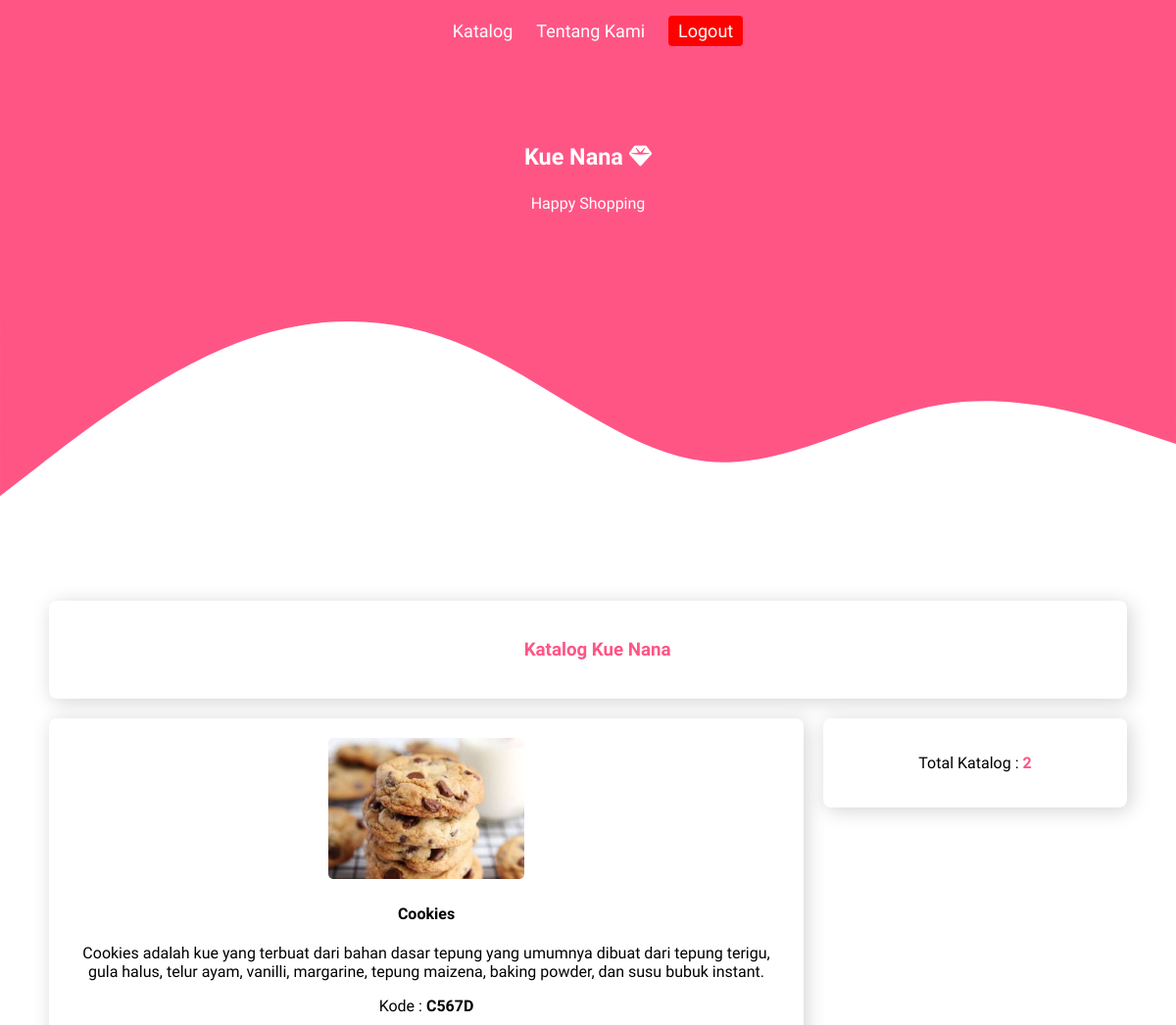
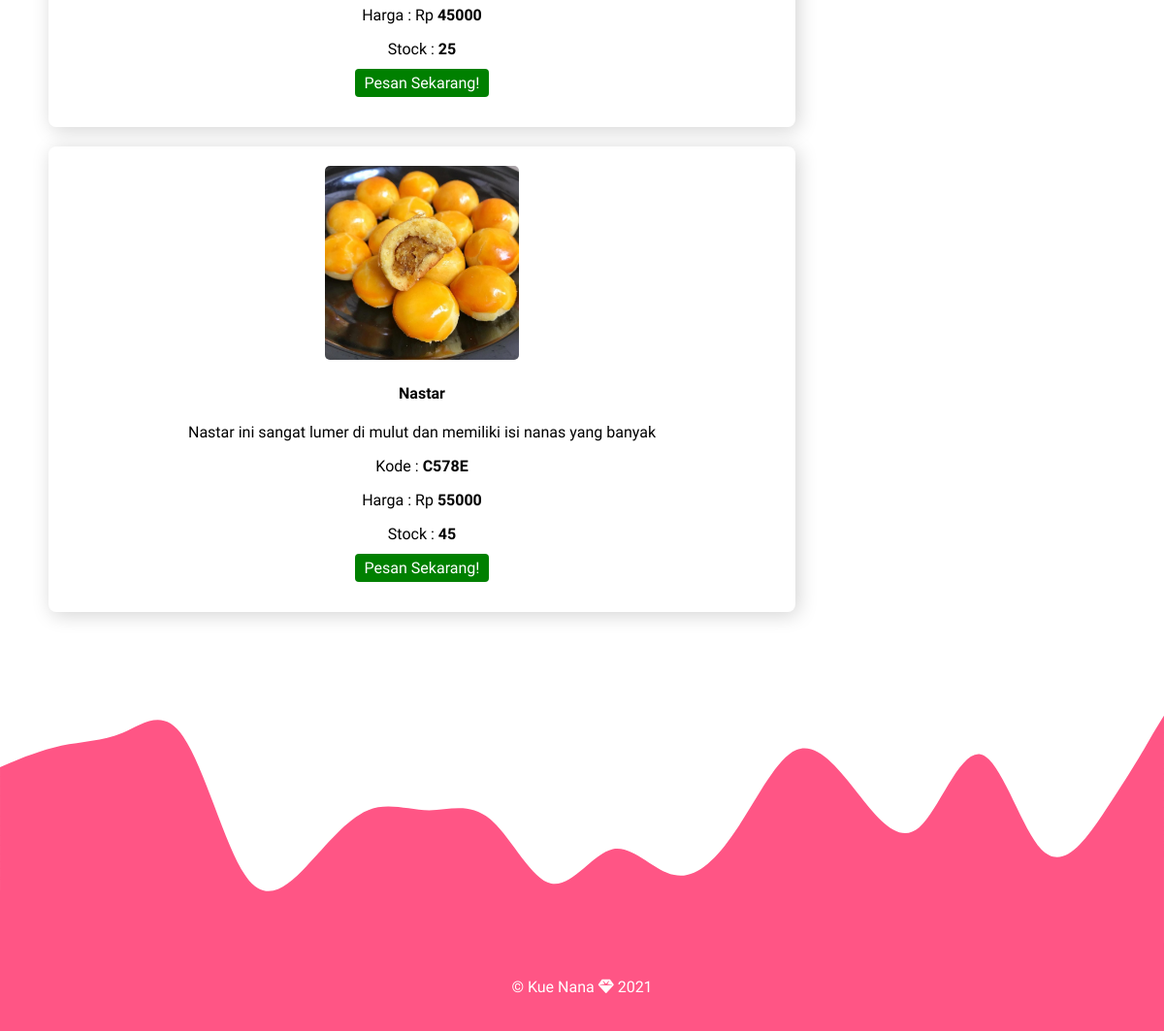
/katalog.php (signed in), run on the app's committed database (2 pictures, top to bottom).
### tables this page shows
CREATE TABLE `produk` (
  `id` int(11) NOT NULL,
  `gambar` varchar(200) NOT NULL,
  `kode_brg` varchar(200) NOT NULL,
  `nama` varchar(200) NOT NULL,
  `deskripsi` varchar(10000) NOT NULL,
  `harga` double NOT NULL,
  `stok` int(11) NOT NULL
);

### katalog.php (the view, shortened to what this page needs)
<?php
require 'functions.php';
$produk = mysqli_query($conn, "SELECT * FROM produk");
$total_produk = mysqli_num_rows($produk);
?>
<!DOCTYPE html>
<html>
<head>
    <link rel="stylesheet" href="css/style.css">
</head>
<body>
    <header>
        <nav>
            <ul>
                <li><a href="katalog.php">Katalog</a></li>
                <li><a href="tentang.php">Tentang Kami</a></li>
                <li><a href="logout.php" class="btn" style="border-bottom: none;">Logout</a></li>
            </ul>
        </nav>
        <div class="jumbotron">
            <h3>Kue Nana <i class="fas fa-gem"></i></h3>
            <p>Happy Shopping</p>
        </div>
    </header>
    <main>
         <article class="card">
                <center><h3 style="color:#FF5585;">Katalog Kue Nana</h3></center>
        </article>
        <div id="content">
            <?php foreach ($produk as $p) : ?>
            <div class="flex">
                <div class="card">
                    <center>
                    <img src="images/<?= $p["gambar"]; ?>" class="featured-image">
                    <h4><?= $p["nama"]; ?></h4>
                    <p><?= $p["deskripsi"]; ?></p>
                    <p>Kode : <b><?= $p["kode_brg"]; ?></b></p>
                    <p>Harga : Rp <b><?= $p["harga"]; ?></b></p>
                    <p>Stock : <b><?= $p["stok"]; ?></b></p>
                    <p><a href="https://wa.me/62895373581096" class="btn btn-beli">Pesan Sekarang!</a></p>
                    </center>
               </div>
            </div>
            <?php endforeach; ?>
        </div>
        <aside>
            <div class="card">
                <center><p>Total Katalog : <b><span style="color: #FF5585"><?= $total_produk; ?></span></b></p></center>
            </div>
        </aside>
    </main>
        <div class="gelombang">
        </div>
    <footer>
        <p>&#169 Kue Nana <i class="fas fa-gem"></i> 2021</p>
    </footer>
</body>
</html>

### css/style.css (style rules this page uses)
* { box-sizing: border-box; font-family: 'Sen', sans-serif; }
html { scroll-behavior: smooth; scroll-padding: 80px; }
body { margin: 0; padding: 0; font-family: 'Sen', sans-serif; }
header { display: inline; }
nav { background-color: #FF5585; padding: 5px; text-align: center; position: relative; top: 0; }
nav a { font-size: 18px; font-weight: 400; text-decoration: none; }
nav li { display: inline; list-style-type: none; margin-right: 20px; }
nav a { font-size: 18px; font-weight: 400; text-decoration: none; color: #fff; }
.jumbotron { font-size: 20px; padding: 60px; background-color: #FF5585; text-align: center; color: #fff; }
.jumbotron p { font-size: 1rem; }
main { padding: 50px; overflow: auto; }
#content { float: left; width: 70%; }
aside { float: right; width: 30%; padding-left: 20px; }
article p, article h3 { text-indent: 1.2rem; }
.card { border-radius: 8px; box-shadow: 3px 3px 20px lightgrey; padding: 20px; margin: 0 0 20px 0; }
.featured-image { border-radius: 5px; max-width: 200px; max-height: 100%; object-fit: cover; object-position: center; }
.btn { cursor: pointer; outline: 0; background-color: #FF5585; color: white; border-radius: 4px; padding: 8px; border: none; }
.gelombang { position: relative; top: 10px; }
footer { background-color: #FF5585; padding: 20px; font-weight: 500; color: white; text-align: center; }

### katalog.php (style rules this page uses)
.btn { text-decoration: none; padding: 5px 10px; background-color: red; }
.flex { display: flex; flex-direction: column; }
.btn-beli { text-decoration: none; padding: 5px 10px; background-color: green; }

### data on the page
produk: gambar (picture), nama "Cookies", deskripsi "Cookies adalah kue yang terbuat dari bahan dasar tepung yang umumnya dibuat dari tepung terigu, gula halus, telur ayam, vanilli, margarine, tepung maizena, baking powder, dan susu bubuk instant.", kode_brg "C567D", harga "45000", stok "25"
produk: gambar (picture), nama "Nastar", deskripsi "Nastar ini sangat lumer di mulut dan memiliki isi nanas yang banyak", kode_brg "C578E", harga "55000", stok "45"

### other printed values
$total_produk "2"
